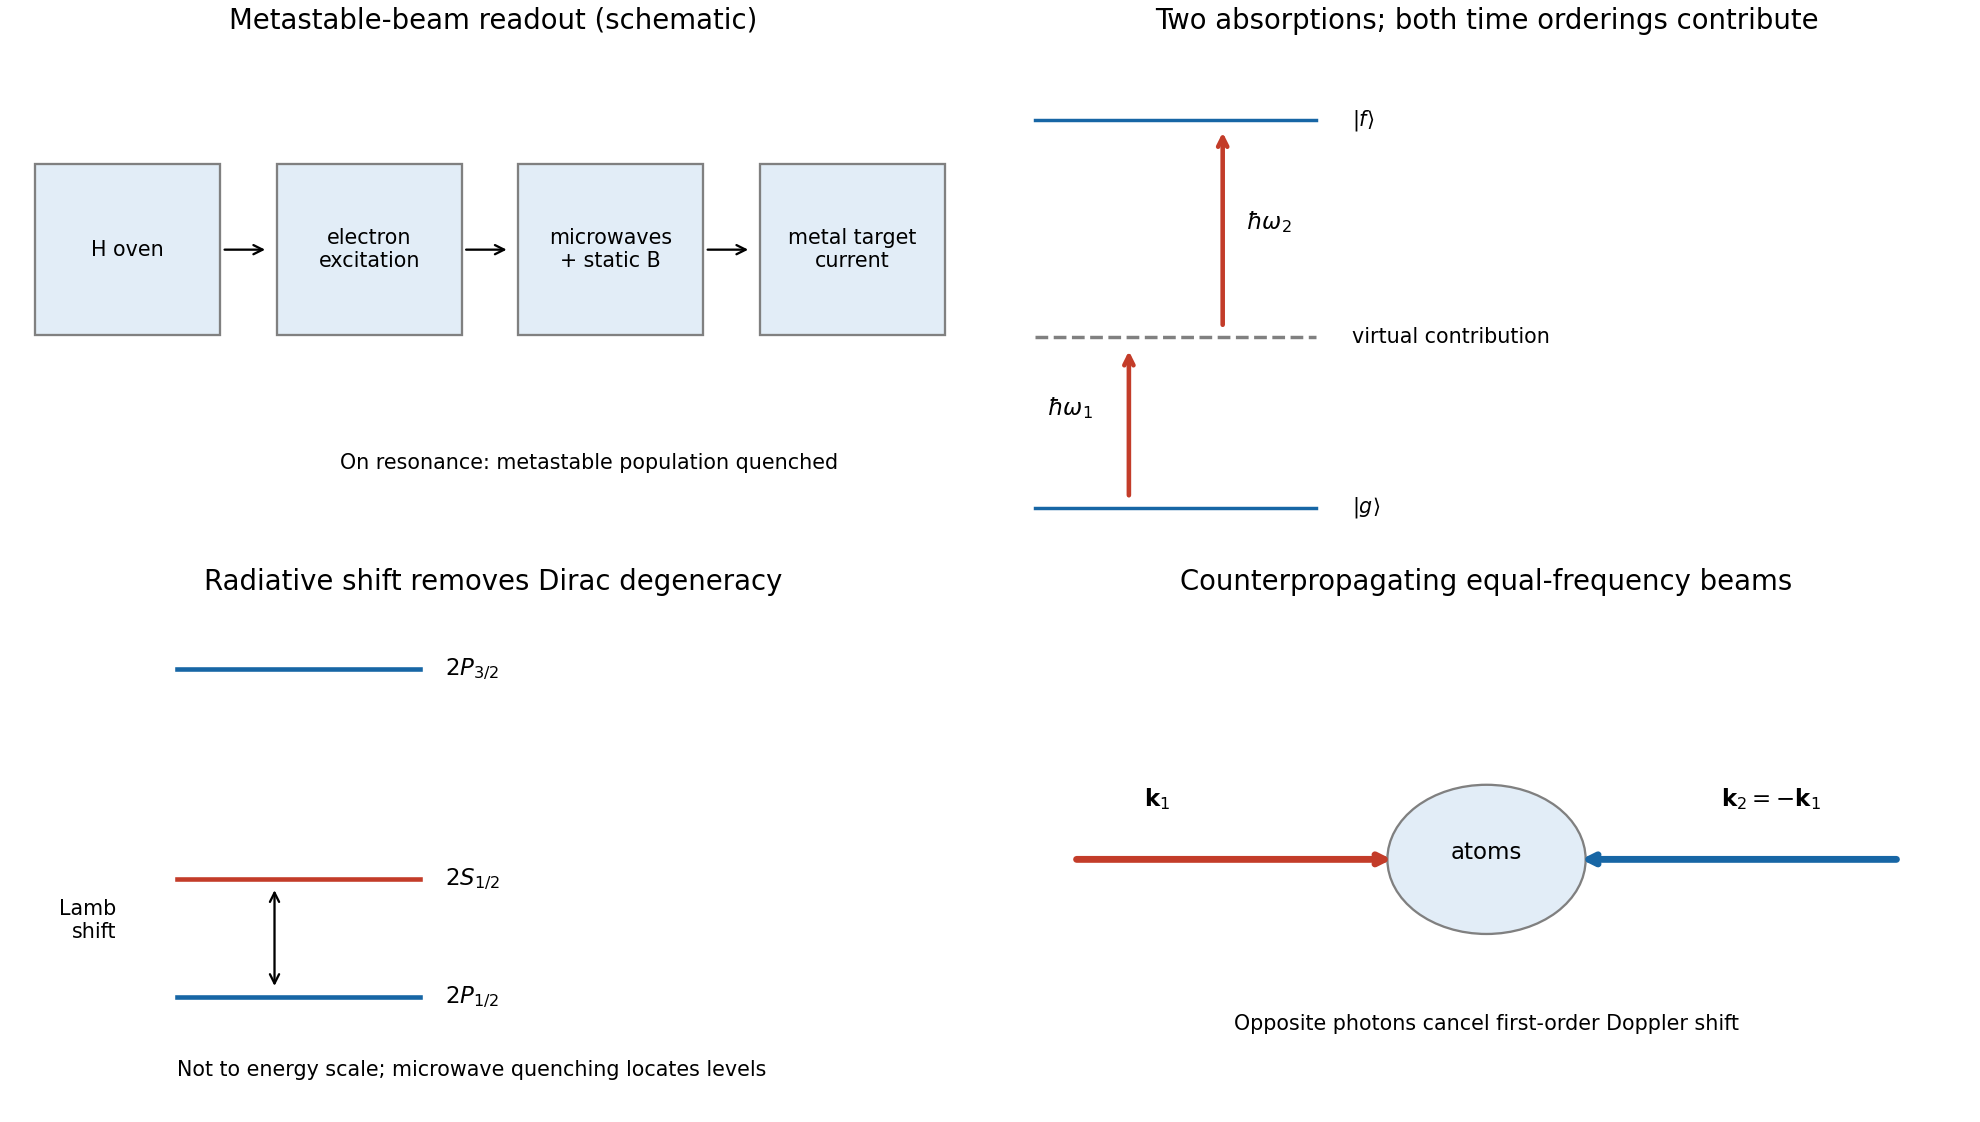

Here is the Python script that generated this plot:
"""Original explanatory figure. Python 3.14, numpy and matplotlib.
Writes one PNG basename to cwd; no source-image pixels or hardcoded media paths.
"""
import numpy as np
import matplotlib
matplotlib.use('Agg')
import matplotlib.pyplot as plt
from matplotlib.patches import Ellipse, Circle, Rectangle, FancyArrowPatch
plt.rcParams.update({'font.size':10,'figure.facecolor':'white','savefig.facecolor':'white','axes.spines.top':False,'axes.spines.right':False})
fig,axs=plt.subplots(2,2,figsize=(12,6.8),layout='constrained');a,b,c,d=axs.flat
for x0,txt in [(0,'H oven'),(1.7,'electron\nexcitation'),(3.4,'microwaves\n+ static B'),(5.1,'metal target\ncurrent')]:
 a.add_patch(Rectangle((x0,0),1.3,.7,facecolor='#e2edf7',edgecolor='gray'));a.text(x0+.65,.35,txt,ha='center',va='center',fontsize=9)
 if x0<5:a.annotate('',(x0+1.65,.35),(x0+1.3,.35),arrowprops=dict(arrowstyle='->'))
a.text(3.9,-.55,'On resonance: metastable population quenched',ha='center',fontsize=9);a.set(xlim=(-.2,6.65),ylim=(-.9,1.2),title='Metastable-beam readout (schematic)');a.axis('off')
for y,t,col in [(0,r'$2P_{1/2}$','#1766a5'),(.9,r'$2S_{1/2}$','#c33c29'),(2.5,r'$2P_{3/2}$','#1766a5')]:
 c.plot([.2,1.2],[y,y],color=col,lw=2);c.text(1.3,y,t,va='center')
c.annotate('',(.6,.85),(.6,.05),arrowprops=dict(arrowstyle='<->'));c.text(-.05,.45,'Lamb\nshift',ha='right',fontsize=9);c.text(.2,-.6,'Not to energy scale; microwave quenching locates levels',fontsize=9);c.set(xlim=(-.5,3.5),ylim=(-.9,3),title='Radiative shift removes Dirac degeneracy');c.axis('off')
for y,txt,style in [(0,r'$|g\rangle$','-'),(1.1,'virtual contribution','--'),(2.5,r'$|f\rangle$','-')]:
 b.plot([0,1.2],[y,y],ls=style,color='gray' if style=='--' else '#1766a5');b.text(1.35,y,txt,va='center',fontsize=9)
b.annotate('',(.4,1.04),(.4,.05),arrowprops=dict(arrowstyle='->',color='#c33c29',lw=2));b.annotate('',(.8,2.45),(.8,1.15),arrowprops=dict(arrowstyle='->',color='#c33c29',lw=2));b.text(.05,.6,r'$\hbar\omega_1$');b.text(.9,1.8,r'$\hbar\omega_2$');b.set(xlim=(-.15,4),ylim=(-.3,3),title='Two absorptions; both time orderings contribute');b.axis('off')
d.add_patch(Ellipse((0,0),1.1,.7,facecolor='#e2edf7',edgecolor='gray'));d.text(0,0,'atoms',ha='center');d.annotate('',(-.5,0),(-2.3,0),arrowprops=dict(arrowstyle='->',color='#c33c29',lw=3));d.annotate('',(.5,0),(2.3,0),arrowprops=dict(arrowstyle='->',color='#1766a5',lw=3));d.text(-1.9,.25,r'$\mathbf{k}_1$');d.text(1.3,.25,r'$\mathbf{k}_2=-\mathbf{k}_1$');d.text(0,-.8,'Opposite photons cancel first-order Doppler shift',ha='center',fontsize=9);d.set(xlim=(-2.7,2.7),ylim=(-1.2,1.2),title='Counterpropagating equal-frequency beams');d.axis('off')
fig.savefig('paper-1-lamb-two-photon.png',dpi=165);plt.close(fig)
